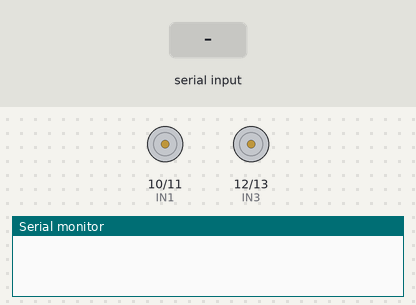
This sketch was run on a simulated Arduino Uno, built with avr-gcc and run on an emulated ATmega328P. Shown: motor-driver pin pairs drawn as motors (green arrow = first pin HIGH = forward, orange = second pin HIGH = backward, longer = more drive), the last lines printed to the serial monitor. Inputs (shaded band) come from the test bench.

Above: at 1.2 s.
1.3 s: "F" received over the second serial link
At 1.6 s:
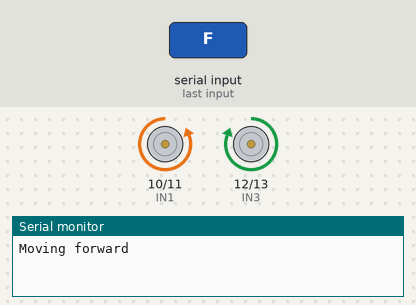
2.8 s: "B" received over the second serial link
At 4.0 s:
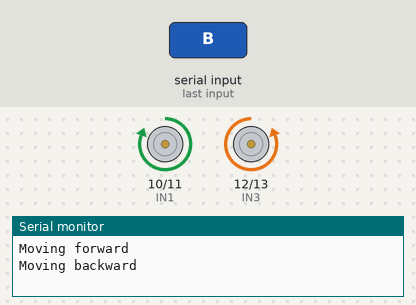
4.3 s: "R" received over the second serial link
At 5.1 s:
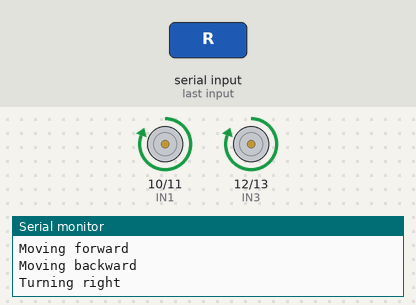
5.8 s: "L" received over the second serial link
At 6.3 s:
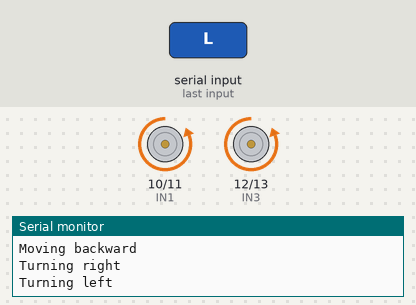
Timing chart, 0 to 8.3 s (numbered marks = the images above; inputs shaded):
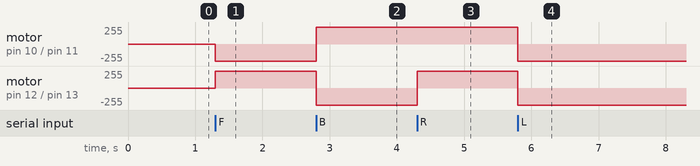

Measured:
- after the input at 1.3 s, motor on pin 10 (IN1) / pin 11 (IN2): stopped → backward 255/255 at once; motor on pin 12 (IN3) / pin 13 (IN4): stopped → forward 255/255 at once
- after the input at 2.8 s, motor on pin 10 (IN1) / pin 11 (IN2): backward 255/255 → forward 255/255 at once; motor on pin 12 (IN3) / pin 13 (IN4): forward 255/255 → backward 255/255 at once
- after the input at 4.3 s, motor on pin 12 (IN3) / pin 13 (IN4): backward 255/255 → forward 255/255 at once
- after the input at 5.8 s, motor on pin 10 (IN1) / pin 11 (IN2), motor on pin 12 (IN3) / pin 13 (IN4): forward 255/255 → backward 255/255 at once

The sketch:

Final_arduino1.ino
```cpp
#include <SoftwareSerial.h>

// Bluetooth communication pins
SoftwareSerial Bluetooth(4, 5);

// Motor Control Pins
#define IN1 10
#define IN2 11
#define IN3 12
#define IN4 13

char Reading;

void setup() {
  // Initialize Serial and Bluetooth communication
  Serial.begin(9600);
  Bluetooth.begin(9600);

  // Motor control setup
  pinMode(IN1, OUTPUT);
  pinMode(IN2, OUTPUT);
  pinMode(IN3, OUTPUT);
  pinMode(IN4, OUTPUT);
}

void loop() {
  // Check for Bluetooth input
  if (Bluetooth.available() > 0) {
    Reading = Bluetooth.read();
    // Serial.print("Received command: ");
    // Serial.println(Reading);

    // Control motors based on Bluetooth input
    switch (Reading) {
      case 'F': forward(); break;
      case 'B': backward(); break;
      case 'R': right(); break;
      case 'L': left(); break;
      case 'S': stopp(); break;
    }
  }
}


// Motor control functions
void forward() {
  digitalWrite(IN1, LOW);
  digitalWrite(IN2, HIGH);
  digitalWrite(IN3, HIGH);
  digitalWrite(IN4, LOW);
  Serial.println("Moving forward");
}

void backward() {
  digitalWrite(IN1, HIGH);
  digitalWrite(IN2, LOW);
  digitalWrite(IN3, LOW);
  digitalWrite(IN4, HIGH);
  Serial.println("Moving backward");
}

void left() {
  digitalWrite(IN1, LOW);
  digitalWrite(IN2, HIGH);
  digitalWrite(IN3, LOW);
  digitalWrite(IN4, HIGH);
  Serial.println("Turning left");
}

void right() {
  digitalWrite(IN1, HIGH);
  digitalWrite(IN2, LOW);
  digitalWrite(IN3, HIGH);
  digitalWrite(IN4, LOW);
  Serial.println("Turning right");
}

void stopp() {
  digitalWrite(IN1, LOW);
  digitalWrite(IN2, LOW);
  digitalWrite(IN3, LOW);
  digitalWrite(IN4, LOW);
  Serial.println("Stopped");
}
```
